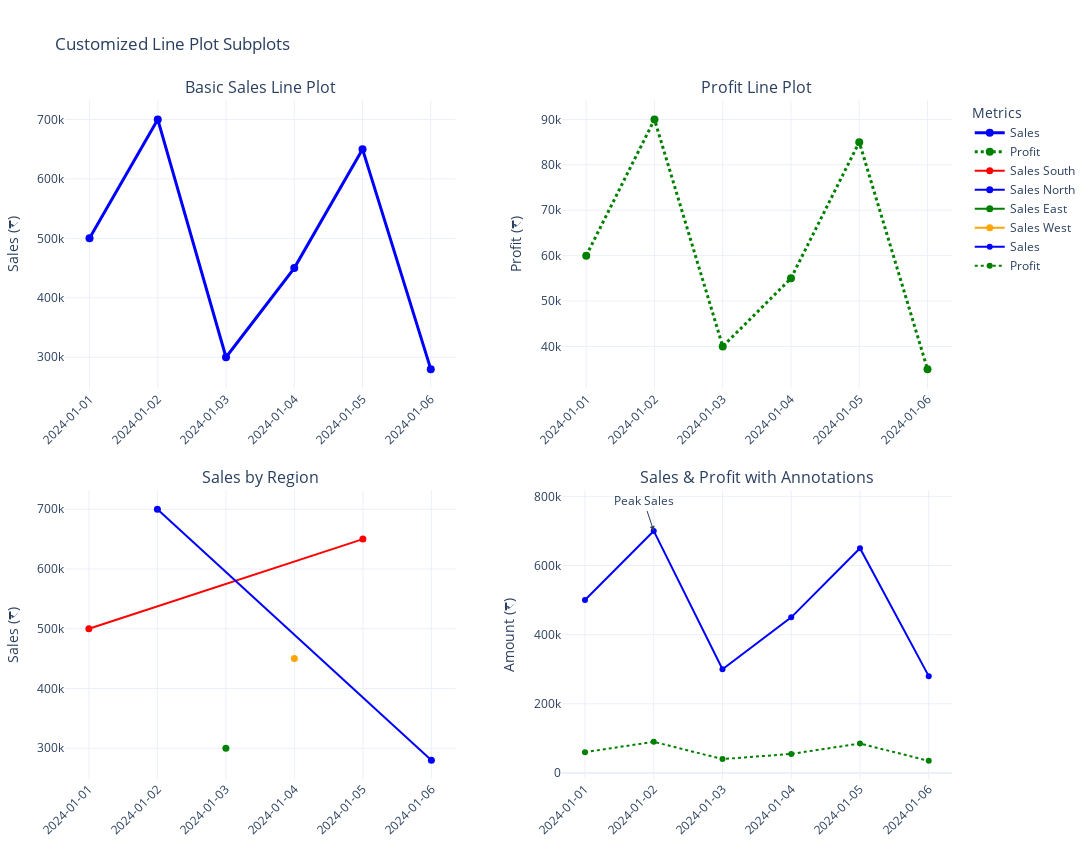

The notebook cell saved with this chart:
### Code cell
fig = make_subplots(
    rows=2, cols=2,
    subplot_titles=[
        "Basic Sales Line Plot",
        "Profit Line Plot",
        "Sales by Region",
        "Sales & Profit with Annotations"
    ],
    horizontal_spacing=0.12,
    vertical_spacing=0.15
)
# Basic Sales Line
fig.add_trace(
    go.Scatter(
        x=df["Date"],
        y=df["Sales"],
        mode="lines+markers",
        name="Sales",
        line=dict(color="blue", width=3),
        marker=dict(size=8)
    ),
    row=1, col=1
)

#Profit Line
fig.add_trace(
    go.Scatter(
        x=df["Date"],
        y=df["Profit"],
        mode="lines+markers",
        name="Profit",
        line=dict(color="green", width=3, dash="dot"),
        marker=dict(size=8)
    ),
    row=1, col=2
)
# Multiple Lines by Region
regions = df["Region"].unique()
colors = ["red", "blue", "green", "orange"]

for i, region in enumerate(regions):
    df_region = df[df["Region"]==region]
    fig.add_trace(
        go.Scatter(
            x=df_region["Date"],
            y=df_region["Sales"],
            mode="lines+markers",
            name=f"Sales {region}",
            line=dict(color=colors[i], width=2),
            marker=dict(size=7)
        ),
        row=2, col=1
    )

# Sales & Profit with Annotations
fig.add_trace(
    go.Scatter(
        x=df["Date"],
        y=df["Sales"],
        mode="lines+markers",
        name="Sales",
        line=dict(color="blue", width=2)
    ),
    row=2, col=2
)

fig.add_trace(
    go.Scatter(
        x=df["Date"],
        y=df["Profit"],
        mode="lines+markers",
        name="Profit",
        line=dict(color="green", width=2, dash="dot")
    ),
    row=2, col=2
)

# Add annotation for peak Sales
peak_sales = df.loc[df["Sales"].idxmax()]
fig.add_annotation(
    x=peak_sales["Date"],
    y=peak_sales["Sales"],
    text="Peak Sales",
    showarrow=True,
    arrowhead=2,
    row=2, col=2
)

# Layout adjustments
fig.update_layout(
    title="Customized Line Plot Subplots",
    height=850,
    width=1100,
    hovermode="x unified",
    margin=dict(l=60, r=60, t=100, b=60),
    template="plotly_white",
    legend_title_text="Metrics"
)

# Rotate x-axis labels to avoid overlap
fig.update_xaxes(tickformat="%Y-%m-%d", tickangle=-45)

# Update y-axes titles
fig.update_yaxes(title_text="Sales (₹)", row=1, col=1)
fig.update_yaxes(title_text="Profit (₹)", row=1, col=2)
fig.update_yaxes(title_text="Sales (₹)", row=2, col=1)
fig.update_yaxes(title_text="Amount (₹)", row=2, col=2)

fig.show()

### Figure 1 — Plotly figure (JSON) as saved in the notebook; plotly's stock layout.template omitted (floating-point values rounded to 4 significant figures)
{"data": [{"line": {"color": "blue", "width": 3}, "marker": {"size": 8}, "mode": "lines+markers", "name": "Sales", "type": "scatter", "x": ["2024-01-01", "2024-01-02", "2024-01-03", "2024-01-04", "2024-01-05", "2024-01-06"], "xaxis": "x", "y": [500000, 700000, 300000, 450000, 650000, 280000], "yaxis": "y"}, {"line": {"color": "green", "dash": "dot", "width": 3}, "marker": {"size": 8}, "mode": "lines+markers", "name": "Profit", "type": "scatter", "x": ["2024-01-01", "2024-01-02", "2024-01-03", "2024-01-04", "2024-01-05", "2024-01-06"], "xaxis": "x2", "y": [60000, 90000, 40000, 55000, 85000, 35000], "yaxis": "y2"}, {"line": {"color": "red", "width": 2}, "marker": {"size": 7}, "mode": "lines+markers", "name": "Sales South", "type": "scatter", "x": ["2024-01-01", "2024-01-05"], "xaxis": "x3", "y": [500000, 650000], "yaxis": "y3"}, {"line": {"color": "blue", "width": 2}, "marker": {"size": 7}, "mode": "lines+markers", "name": "Sales North", "type": "scatter", "x": ["2024-01-02", "2024-01-06"], "xaxis": "x3", "y": [700000, 280000], "yaxis": "y3"}, {"line": {"color": "green", "width": 2}, "marker": {"size": 7}, "mode": "lines+markers", "name": "Sales East", "type": "scatter", "x": ["2024-01-03"], "xaxis": "x3", "y": [300000], "yaxis": "y3"}, {"line": {"color": "orange", "width": 2}, "marker": {"size": 7}, "mode": "lines+markers", "name": "Sales West", "type": "scatter", "x": ["2024-01-04"], "xaxis": "x3", "y": [450000], "yaxis": "y3"}, {"line": {"color": "blue", "width": 2}, "mode": "lines+markers", "name": "Sales", "type": "scatter", "x": ["2024-01-01", "2024-01-02", "2024-01-03", "2024-01-04", "2024-01-05", "2024-01-06"], "xaxis": "x4", "y": [500000, 700000, 300000, 450000, 650000, 280000], "yaxis": "y4"}, {"line": {"color": "green", "dash": "dot", "width": 2}, "mode": "lines+markers", "name": "Profit", "type": "scatter", "x": ["2024-01-01", "2024-01-02", "2024-01-03", "2024-01-04", "2024-01-05", "2024-01-06"], "xaxis": "x4", "y": [60000, 90000, 40000, 55000, 85000, 35000], "yaxis": "y4"}], "layout": {"annotations": [{"font": {"size": 16}, "showarrow": false, "text": "Basic Sales Line Plot", "x": 0.22, "xanchor": "center", "xref": "paper", "y": 1, "yanchor": "bottom", "yref": "paper"}, {"font": {"size": 16}, "showarrow": false, "text": "Profit Line Plot", "x": 0.78, "xanchor": "center", "xref": "paper", "y": 1, "yanchor": "bottom", "yref": "paper"}, {"font": {"size": 16}, "showarrow": false, "text": "Sales by Region", "x": 0.22, "xanchor": "center", "xref": "paper", "y": 0.425, "yanchor": "bottom", "yref": "paper"}, {"font": {"size": 16}, "showarrow": false, "text": "Sales & Profit with Annotations", "x": 0.78, "xanchor": "center", "xref": "paper", "y": 0.425, "yanchor": "bottom", "yref": "paper"}, {"arrowhead": 2, "showarrow": true, "text": "Peak Sales", "x": "2024-01-02", "xref": "x4", "y": 700000, "yref": "y4"}], "height": 850, "hovermode": "x unified", "legend": {"title": {"text": "Metrics"}}, "margin": {"b": 60, "l": 60, "r": 60, "t": 100}, "title": {"text": "Customized Line Plot Subplots"}, "width": 1100, "xaxis": {"anchor": "y", "domain": [0, 0.44], "tickangle": -45, "tickformat": "%Y-%m-%d"}, "xaxis2": {"anchor": "y2", "domain": [0.56, 1], "tickangle": -45, "tickformat": "%Y-%m-%d"}, "xaxis3": {"anchor": "y3", "domain": [0, 0.44], "tickangle": -45, "tickformat": "%Y-%m-%d"}, "xaxis4": {"anchor": "y4", "domain": [0.56, 1], "tickangle": -45, "tickformat": "%Y-%m-%d"}, "yaxis": {"anchor": "x", "domain": [0.575, 1], "title": {"text": "Sales (₹)"}}, "yaxis2": {"anchor": "x2", "domain": [0.575, 1], "title": {"text": "Profit (₹)"}}, "yaxis3": {"anchor": "x3", "domain": [0, 0.425], "title": {"text": "Sales (₹)"}}, "yaxis4": {"anchor": "x4", "domain": [0, 0.425], "title": {"text": "Amount (₹)"}}}}
